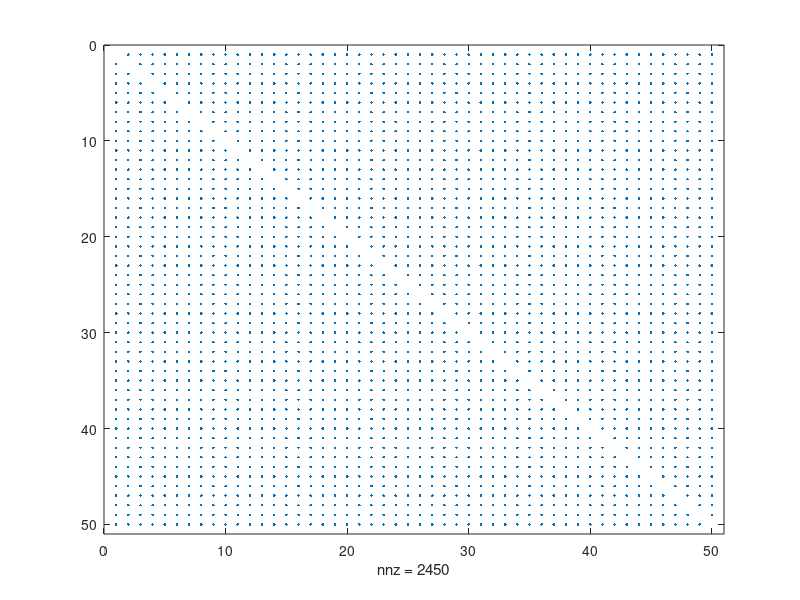

Write the MATLAB code that produced this figure.
%%%%%%%%%%%%%%%%%%%%%%%%%%%%%%%%%%%%%%%%%%%%%%%%%%%%%%%%%%%%%%%%%%%%
% Set up connectivity matrix W

% 1D ring network
% set network size n 
n = 50;

%%%%%%%%%%%%%%%%%%%%%%%%%%%%%%%%%%%%%%%%%%%%%%%%%%%%%%%%%%%%%
% % nearest neighbor coupling
% % set radius of connectivity crad, # of outgoing synapses per neuron =
% % 2*crad
% crad = 1;
% 
% W = zeros(n);
% for k=1:crad
%     W = W +diag(ones(n-k,1),k)+diag(ones(n-k,1),-k);
% end
% 
% % add synapses to end cells = periodic boundary conditions
% for k=crad:-1:1
%     for j=crad:-1:k
%         W(n-(j-k),k) = 1;
%         W(k,n-(j-k)) = 1;
%     end
% end
% clear crad j k
%%%%%%%%%%%%%%%%%%%%%%%%%%%%%%%%%%%%%%%%%%%%%%%%%%%%%%%%%%%%%%%%%%%%%%%

%%%%%%%%%%%%%%%%%%%%%%%%%%%%%%%%%%%%%%%%%%%%%%%%%%%%%%%%%%%%%%%%%%%%%%
% all-to-all coupling
W = ones(n);
W = W - diag(ones(n,1));
%%%%%%%%%%%%%%%%%%%%%%%%%%%%%%%%%%%%%%%%%%%%%%%%%%%%%%%%%%%%%%%%%%%%%

%%%%%%%%%%%%%%%%%%%%%%%%%%%%%%%%%%%%%%%%%%%%%%%%%%%%%%%%%%%%%%%%%%%%%%%
% % random sparse connectivity with 2*crad outgoing synapses per neuron
% % start with all-to-all coupling and set n-2*crad synapses to zero
% crad=1;
% 
% W = ones(n);
% W = W - diag(ones(n,1));
% 
% %loop through rows of W
% for i=1:n
%     % randomly determine which synaptic connections to zero out
%     allconnects = randperm(n);
%     noconnect=allconnects(1:(n-1)-2*crad);
%     %Errorcheck so autapses are not included
%     checki=find(noconnect==i);
%     if ~isempty(checki)
%         noconnect(checki)=allconnects(n-2*crad+1);
%     end
%     % zero out synaptic connections
%     W(i,noconnect) = 0;
%     
% end
% clear crad allconnects noconnect checki i

%%%%%%%%%%%%%%%%%%%%%%%%%%%%%%%%%%%%%%%%%%%%%%%%%%%%%%%%%%%%%%%%%%%%

figure;spy(W)